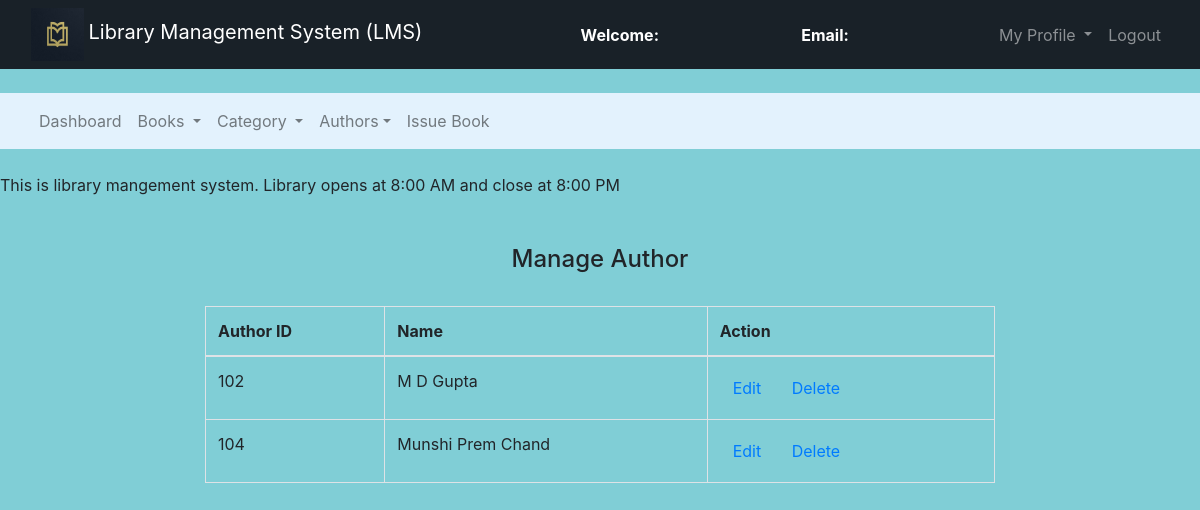
Screenshot of /admin/manage_author.php with the database file from the repository.
### tables this page shows
CREATE TABLE `authors` (
  `author_id` int(11) NOT NULL,
  `author_name` varchar(250) NOT NULL
);

### admin/manage_author.php (the view, shortened to what this page needs)
<!DOCTYPE html>
<html>
<head>
	<link rel="stylesheet" type="text/css" href="../bootstrap-4.4.1/css/bootstrap.min.css">
</head>
<body style="background-color: #80ced6;">
	<nav class="navbar navbar-expand-lg navbar-dark bg-dark" style="background-color:#192128 !important;">
		<div class="container-fluid">
			<div class="navbar-header">
				<img src="../assets/librarylogo.jpg" alt="books" width="53px" height="53px">
				<a class="navbar-brand" href="admin_dashboard.php">Library Management System (LMS)</a>
			</div>
			<font style="color: white"><span><strong>Welcome: <?php echo $_SESSION['name'];?></strong></span></font>
			<font style="color: white"><span><strong>Email: <?php echo $_SESSION['email'];?></strong></font>
		    <ul class="nav navbar-nav navbar-right">
		      <li class="nav-item dropdown">
	        	<a class="nav-link dropdown-toggle" data-toggle="dropdown">My Profile </a>
		      </li>
		      <li class="nav-item">
		        <a class="nav-link" href="../logout.php">Logout</a>
		      </li>
		    </ul>
		</div>
	</nav><br>
	<nav class="navbar navbar-expand-lg navbar-light" style="background-color: #e3f2fd">
		<div class="container-fluid">
		    <ul class="nav navbar-nav navbar-center">
		      <li class="nav-item">
		        <a class="nav-link" href="admin_dashboard.php">Dashboard</a>
		      </li>
		      <li class="nav-item dropdown">
	        	<a class="nav-link dropdown-toggle" data-toggle="dropdown">Books </a>
		      </li>
		      <li class="nav-item dropdown">
	        	<a class="nav-link dropdown-toggle" data-toggle="dropdown">Category </a>
		      </li>
		      <li class="nav-item dropdown">
	        	<a class="nav-link dropdown-toggle" data-toggle="dropdown">Authors</a>
		      </li>
	          <li class="nav-item">
		        <a class="nav-link" href="issue_book.php">Issue Book</a>
		      </li>
		    </ul>
		</div>
	</nav><br>
	<span><marquee>This is library mangement system. Library opens at 8:00 AM and close at 8:00 PM</marquee></span><br><br>
		<center><h4>Manage Author</h4><br></center>
		<div class="row">
			<div class="col-md-2"></div>
			<div class="col-md-8">
				<table class="table table-bordered table-hover">
					<thead>
						<tr>
							<th>Author ID</th>
							<th>Name</th>
							<th>Action</th>
						</tr>
					</thead>
					<?php
						$connection = mysqli_connect("localhost:3308","root","");
						$query = "select * from authors";
						$query_run = mysqli_query($connection,$query);
						while ($row = mysqli_fetch_assoc($query_run)){
							?>
							<tr>
								<td><?php echo $row['author_id'];?></td>
								<td><?php echo $row['author_name'];?></td>
								<td><button class="btn"><a href="edit_author.php?aid=<?php echo $row['author_id'];?>">Edit</a></button>
								<button class="btn"><a href="delete_author.php?aid=<?php echo $row['author_id'];?>">Delete</a></button></td>
							</tr>
							<?php
						}
					?>
				</table>
			</div>
			<div class="col-md-2"></div>
		</div>
</body>
</html>

### rows the page displays
authors: author_id "102", author_name "M D Gupta"
authors: author_id "104", author_name "Munshi Prem Chand"
